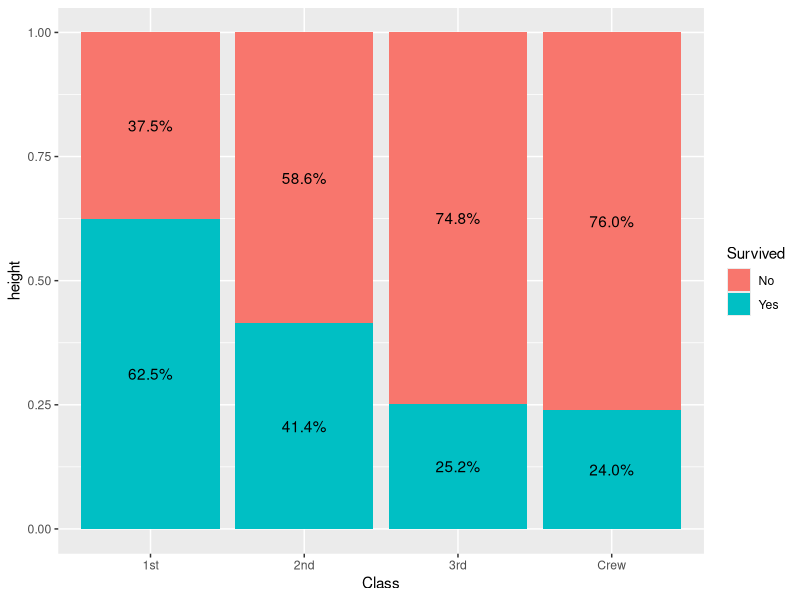
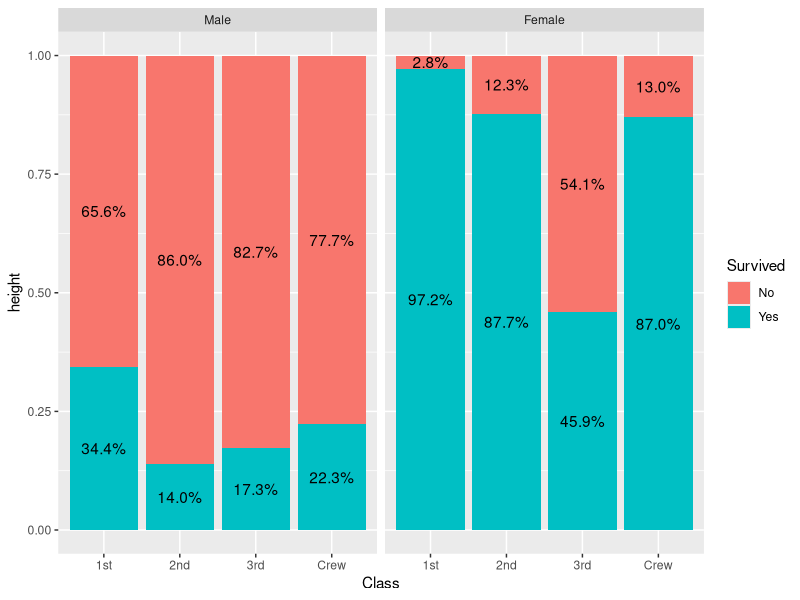
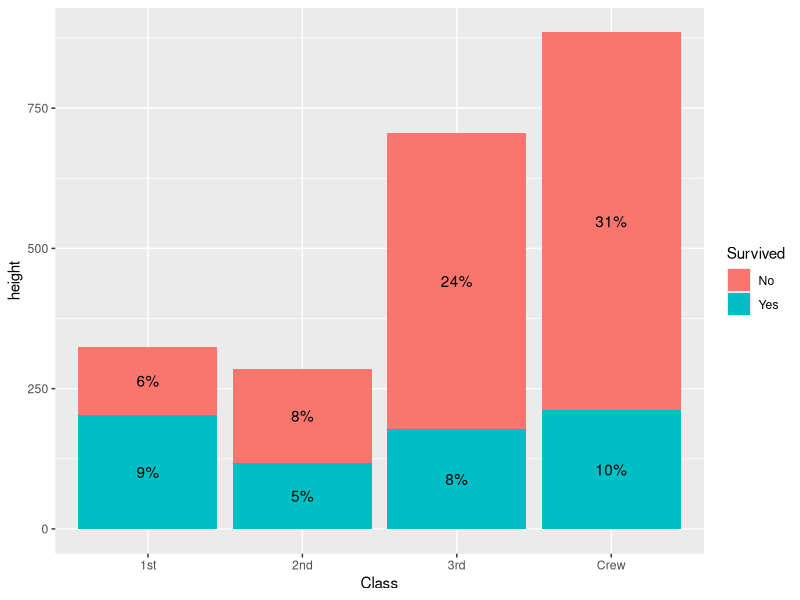
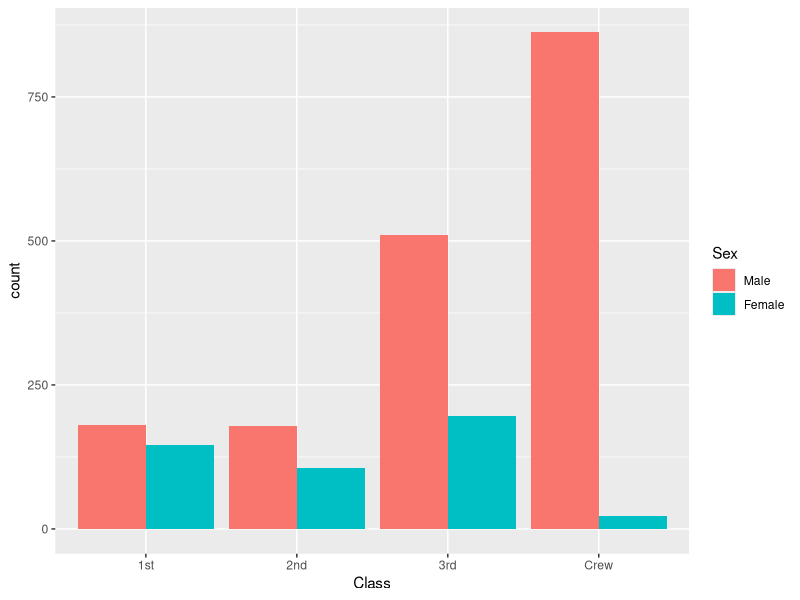
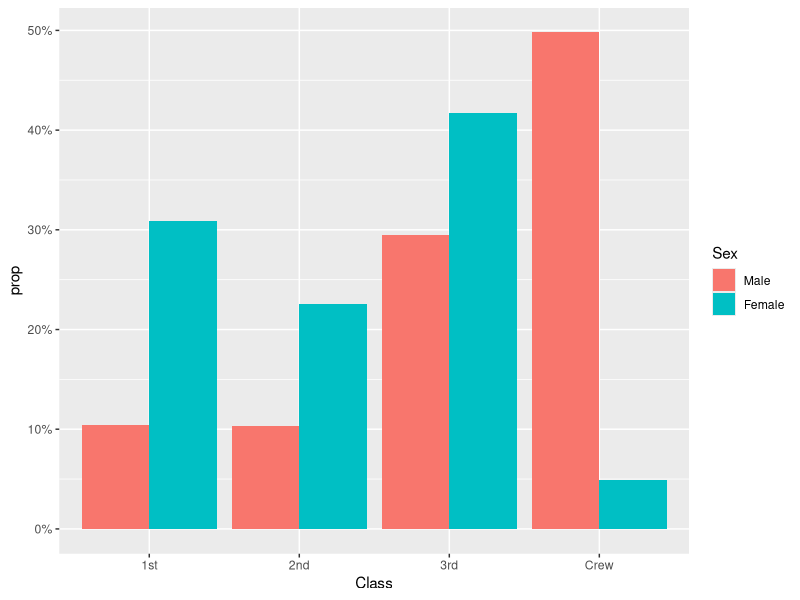
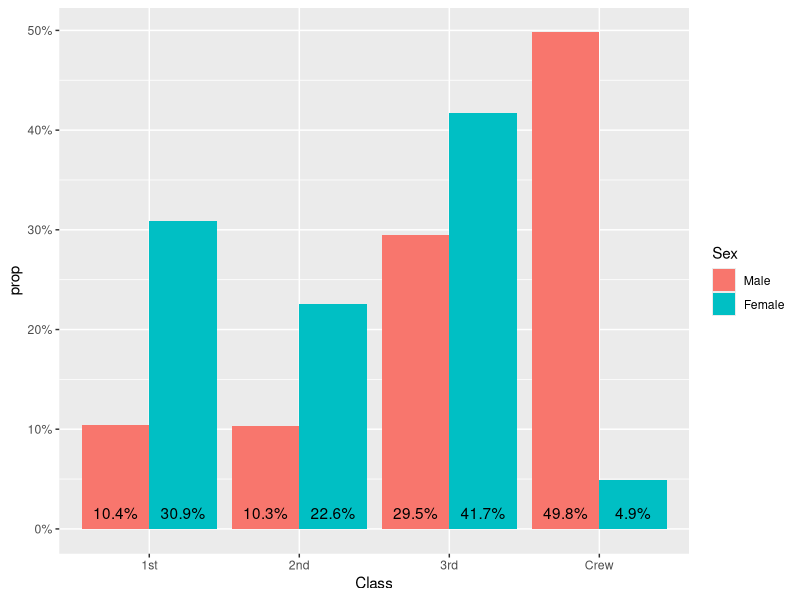
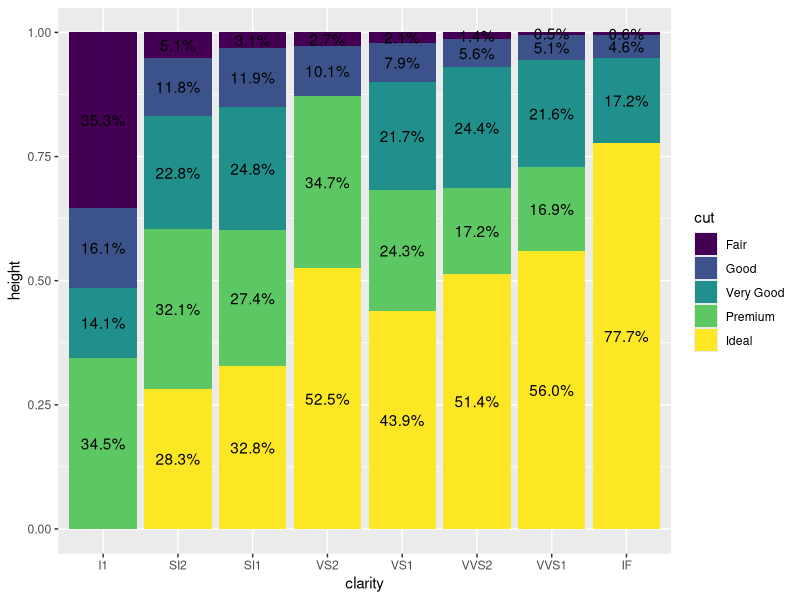
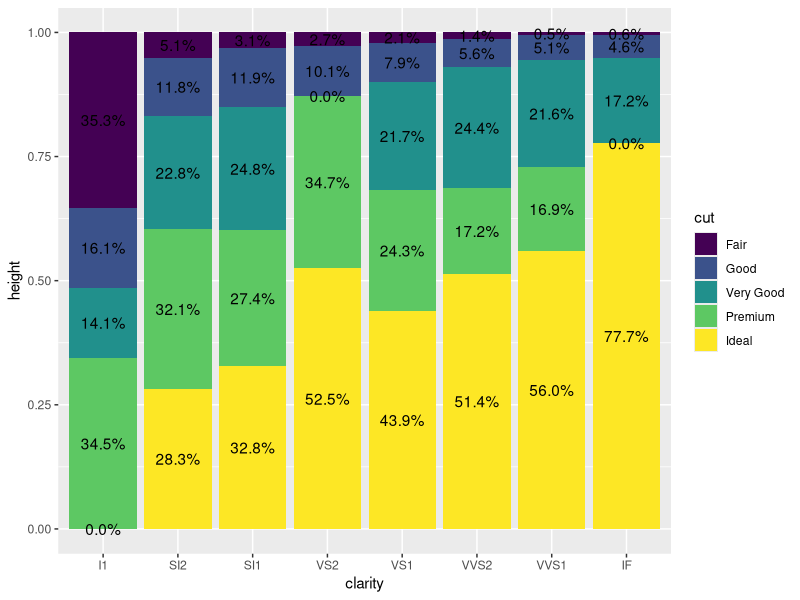

Write R code to recreate these figures, in order.
## ---- chunk 1
knitr::opts_chunk$set(
  collapse = TRUE,
  comment = "#>"
)
## ---- chunk 2
library(ggstats)
library(ggplot2)
## ---- chunk 3
d <- as.data.frame(Titanic)
p <- ggplot(d) +
  aes(x = Class, fill = Survived, weight = Freq, by = Class) +
  geom_bar(position = "fill") +
  geom_text(stat = "prop", position = position_fill(.5))
p
## ---- chunk 4
p + facet_grid(cols = vars(Sex))
## ---- chunk 5
ggplot(d) +
  aes(x = Class, fill = Survived, weight = Freq, by = 1) +
  geom_bar() +
  geom_text(
    aes(label = scales::percent(after_stat(prop), accuracy = 1)),
    stat = "prop",
    position = position_stack(.5)
  )
## ---- chunk 6
ggplot(d) +
  aes(x = Class, fill = Sex, weight = Freq, by = Sex) +
  geom_bar(position = "dodge")
## ---- chunk 7
ggplot(d) +
  aes(x = Class, fill = Sex, weight = Freq, by = Sex, y = after_stat(prop)) +
  geom_bar(stat = "prop", position = "dodge") +
  scale_y_continuous(labels = scales::percent)
## ---- chunk 8
ggplot(d) +
  aes(x = Class, fill = Sex, weight = Freq, by = Sex, y = after_stat(prop)) +
  geom_bar(stat = "prop", position = "dodge") +
  scale_y_continuous(labels = scales::percent) +
  geom_text(
    mapping = aes(
      label = scales::percent(after_stat(prop), accuracy = .1),
      y = after_stat(0.01)
    ),
    vjust = "bottom",
    position = position_dodge(.9),
    stat = "prop"
  )
## ---- chunk 9
d <- diamonds |>
  dplyr::filter(!(cut == "Ideal" & clarity == "I1")) |>
  dplyr::filter(!(cut == "Very Good" & clarity == "VS2")) |>
  dplyr::filter(!(cut == "Premium" & clarity == "IF"))
p <- ggplot(d) +
  aes(x = clarity, fill = cut, by = clarity) +
  geom_bar(position = "fill")
p +
  geom_text(
    stat = "prop",
    position = position_fill(.5)
  )
## ---- chunk 10
p +
  geom_text(
    stat = "prop",
    position = position_fill(.5),
    complete = "fill"
  )
## ---- chunk 11
ggplot(diamonds) +
  aes(y = clarity, fill = cut) +
  geom_prop_bar() +
  geom_prop_text()
## ---- chunk 12
d <- as.data.frame(Titanic)
ggplot(d) +
  aes(x = Class, fill = Sex, weight = Freq, by = Sex) +
  geom_prop_bar(position = "dodge") +
  geom_prop_text(
    position = position_dodge(width = .9),
    vjust = - 0.5
  ) +
  scale_y_continuous(labels = scales::percent)
## ---- chunk 13
ggplot(diamonds) +
  aes(x = clarity, fill = cut) +
  geom_prop_bar(height = "count") +
  geom_prop_text(
    height = "count",
    labels = "count",
    labeller = scales::number
  )
